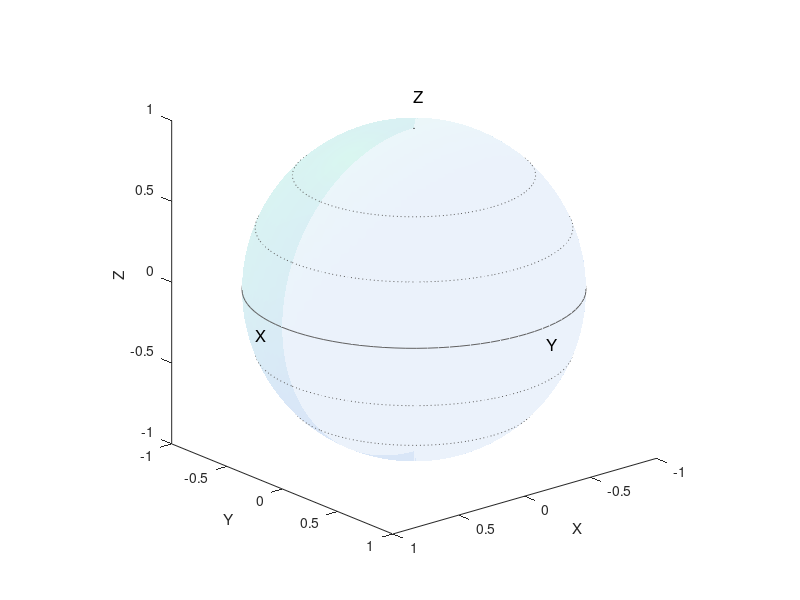

Reproduce this figure in MATLAB.
function plotbloch
%PLOTBLOCH Plots a Bloch sphere.
%
% Seto Balian. Created Oct 14 2015. v.0.1.

% Choose color map
colormap winter

% Plot the sphere
[x,y,z] = sphere(128);
h = surfl(x, y, z,'cdata');
set(h, 'FaceAlpha', 0.08)
set(gcf,'Color','w');
shading interp
axis square
hold on

% Plot axes
line([-1 1],[0 0],[0 0],'color','k');
line([0 0],[-1 1],[0 0],'color','k');
line([0 0],[0 0],[-1 1],'color','k');

% Plot isolines
gray = [1 1 1]*96/255;
circle_phis = [22.5 45.0 -22.5 -45.0];
circle_phis = (pi/180.0)*(circle_phis);

for i=1:length(circle_phis)
    [x,y,z] = sph2cart(linspace(0, 2*pi, 100), ...
        linspace(circle_phis(i), circle_phis(i), 100), linspace(1,1,100));
    plot3(x,y,z,'LineStyle',':','Color',gray);
end
[x,y,z] = sph2cart(linspace(0, 2*pi, 100), linspace(0.0, 0.0, 100), linspace(1,1,100));
plot3(x,y,z,'color',gray);

grid off

% Label axes
text(1.2,0,0,'X','fontsize',12)
text(0,1.2,0,'Y','fontsize',12)
text(0,0,1.2,'Z','fontsize',12)
text(-1.2,0,0,'-X','fontsize',12)
text(0,-1.2,0,'-Y','fontsize',12)
text(0,0,-1.2,'-Z','fontsize',12)

xlabel X
ylabel Y
zlabel Z

% Set view angle
view (-220,20)

hold off

end

